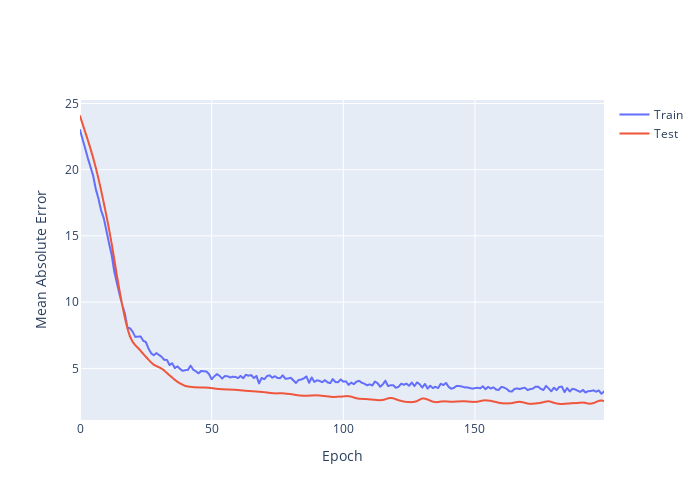

The code cell stored with this chart in its notebook:
### Code cell
# plot mean absolute error
fig = go.Figure()
fig.add_trace(go.Scattergl(y=history.history['mae'],
                           name='Train'))

fig.add_trace(go.Scattergl(y=history.history['val_mae'],
                           name='Test'))


fig.update_layout(height=500, width=700,
                  xaxis_title='Epoch',
                  yaxis_title='Mean Absolute Error')

fig.show()

### Figure 1 — Plotly figure (JSON) as saved in the notebook; plotly's stock layout.template omitted (floating-point values rounded to 4 significant figures; data arrays with more than 128 entries replaced by an {"elided": "..."} marker saying what was removed)
{"data": [{"name": "Train", "y": {"elided": "200 float values"}, "type": "scattergl"}, {"name": "Test", "y": {"elided": "200 float values"}, "type": "scattergl"}], "layout": {"height": 500, "width": 700, "xaxis": {"title": {"text": "Epoch"}}, "yaxis": {"title": {"text": "Mean Absolute Error"}}}}
